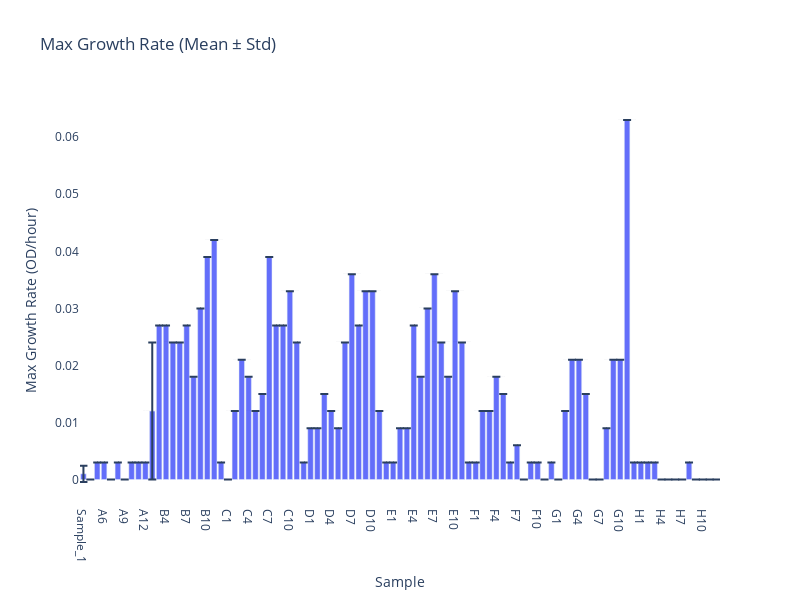

Notebook code cell kept with this figure:
### Code cell
# Step 10: Plotting function
def plot_max_growth_rate(summary):
    fig = go.Figure([go.Bar(
        x=summary['Sample'],
        y=summary['Mean_growth_rate'],
        error_y=dict(type='data', array=summary['Std_growth_rate'], visible=True),
        text=summary['Mean_growth_rate'],
        textposition='auto'
    )])
    
    fig.update_layout(
        title='Max Growth Rate (Mean ± Std)',
        xaxis_title='Sample',
        yaxis_title='Max Growth Rate (OD/hour)',
        paper_bgcolor='white',
        plot_bgcolor='white',
        width=800,
        height=600
    )
    
    return fig

# Step 11: Plot the results
fig = plot_max_growth_rate(summary)
fig.show()

### Figure 1 — Plotly figure (JSON) as saved in the notebook; plotly's stock layout.template omitted (floating-point values rounded to 4 significant figures)
{"data": [{"error_y": {"array": [0.001414, 0, 0, 0, 0, 0, 0, 0, 0, 0, 0.012, 0, 0, 0, 0, 0, 0, 0, 0, 0, 0, 0, 0, 0, 0, 0, 0, 0, 0, 0, 0, 0, 0, 0, 0, 0, 0, 0, 0, 0, 0, 0, 0, 0, 0, 0, 0, 0, 0, 0, 0, 0, 0, 0, 0, 0, 0, 0, 0, 0, 0, 0, 0, 0, 0, 0, 0, 0, 0, 0, 0, 0, 0, 0, 0, 0, 0, 0, 0, 0, 0, 0, 0, 0, 0, 0, 0, 0, 0, 0, 0, 0, 0], "type": "data", "visible": true}, "text": [0.001, 0, 0.003, 0.003003, 0, 0.003, 0, 0.003, 0.003, 0.003, 0.012, 0.027, 0.027, 0.02402, 0.024, 0.027, 0.018, 0.03, 0.039, 0.042, 0.003003, 0, 0.012, 0.021, 0.018, 0.012, 0.015, 0.039, 0.027, 0.027, 0.033, 0.024, 0.003, 0.009, 0.009, 0.015, 0.012, 0.009, 0.024, 0.036, 0.027, 0.033, 0.033, 0.012, 0.003003, 0.003, 0.009, 0.009, 0.027, 0.018, 0.03, 0.036, 0.024, 0.018, 0.033, 0.024, 0.003003, 0.003, 0.012, 0.012, 0.01802, 0.01501, 0.003003, 0.006, 0, 0.003, 0.003, 0, 0.003003, 0, 0.01201, 0.021, 0.021, 0.015, 0, 0, 0.009, 0.021, 0.021, 0.063, 0.003, 0.003003, 0.003003, 0.003, 0, 0, 0, 0, 0.003, 0, 0, 0, 0], "textposition": "auto", "type": "bar", "x": ["Sample_1", "A4", "A5", "A6", "A7", "A8", "A9", "A10", "A11", "A12", "Sample_2", "B3", "B4", "B5", "B6", "B7", "B8", "B9", "B10", "B11", "B12", "C1", "C2", "C3", "C4", "C5", "C6", "C7", "C8", "C9", "C10", "C11", "C12", "D1", "D2", "D3", "D4", "D5", "D6", "D7", "D8", "D9", "D10", "D11", "D12", "E1", "E2", "E3", "E4", "E5", "E6", "E7", "E8", "E9", "E10", "E11", "E12", "F1", "F2", "F3", "F4", "F5", "F6", "F7", "F8", "F9", "F10", "F11", "F12", "G1", "G2", "G3", "G4", "G5", "G6", "G7", "G8", "G9", "G10", "G11", "G12", "H1", "H2", "H3", "H4", "H5", "H6", "H7", "H8", "H9", "H10", "H11", "H12"], "y": [0.001, 0, 0.003, 0.003003, 0, 0.003, 0, 0.003, 0.003, 0.003, 0.012, 0.027, 0.027, 0.02402, 0.024, 0.027, 0.018, 0.03, 0.039, 0.042, 0.003003, 0, 0.012, 0.021, 0.018, 0.012, 0.015, 0.039, 0.027, 0.027, 0.033, 0.024, 0.003, 0.009, 0.009, 0.015, 0.012, 0.009, 0.024, 0.036, 0.027, 0.033, 0.033, 0.012, 0.003003, 0.003, 0.009, 0.009, 0.027, 0.018, 0.03, 0.036, 0.024, 0.018, 0.033, 0.024, 0.003003, 0.003, 0.012, 0.012, 0.01802, 0.01501, 0.003003, 0.006, 0, 0.003, 0.003, 0, 0.003003, 0, 0.01201, 0.021, 0.021, 0.015, 0, 0, 0.009, 0.021, 0.021, 0.063, 0.003, 0.003003, 0.003003, 0.003, 0, 0, 0, 0, 0.003, 0, 0, 0, 0]}], "layout": {"height": 600, "paper_bgcolor": "white", "plot_bgcolor": "white", "title": {"text": "Max Growth Rate (Mean ± Std)"}, "width": 800, "xaxis": {"title": {"text": "Sample"}}, "yaxis": {"title": {"text": "Max Growth Rate (OD/hour)"}}}}
